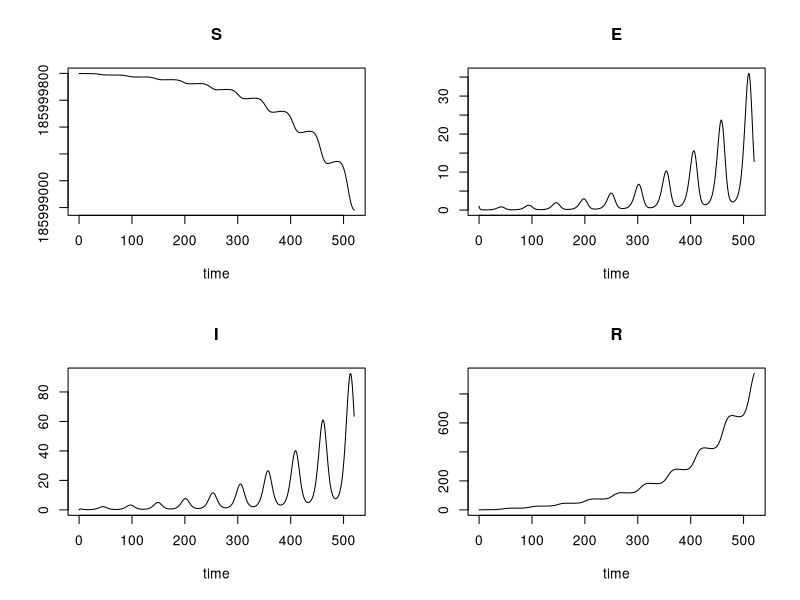
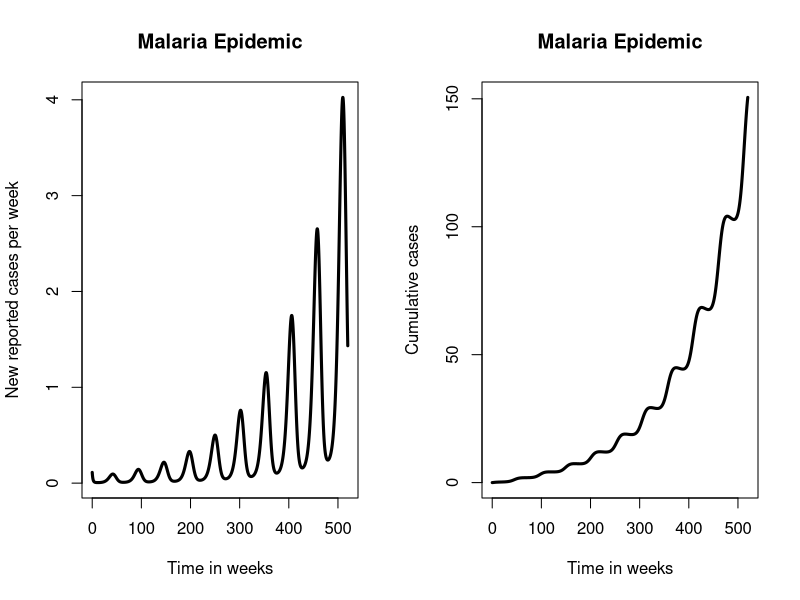

Recreate these plots in R, in order.
#MALARIA MODEL R CODE 18 MARCH 2018
version # version.string R version 3.4.2 (2017-09-28) #nickname       Short Summer

# 1. BASIC MODEL

#CLEAR WORKSPACE
rm(list=ls())

#LOAD REQUIRED LIBRARIES
library(deSolve)
library(ggplot2)

#MODEL TIME PERIOD = 10 (in years)
period <- 520 #weeks
times <- seq(0, period, by = (1/7)) # in weeks, by 1 day intervals

#MODEL PARAMETERS
parameters <- c(mui=(1/(54*52)),  # birth rate (1/life expectancy)
                muo=(1/(54*52)),  # death rate (1/life expectancy)
                R0=1.1,              # basic reproduction number
                omega=(1/(5*52)),    # rate of loss of immunity = 1/(average duration of immunity)
                gamma=7/10,          # rate of movement from latent to infectious stage = 1/(average latent period)
                nui=35*7/1000,       # rate of recovery = 1/(average duration of infection)
                report=16/100,       # proportion of all infections that are reported
                amp=0.7,               # relative amplitude of seasonal forcing
                phi=30               # week of peak in seasonal forcing
)

# MODEL INITIAL CONDITIONS
initP<-186000000 # population size
initE<-1 # Exposed
initI<-0 # Infectious
initR<-0 # Recovered

#INITIAL SUSCEPTIBLE COMPARTMENT
initS<-initP-initE-initI-initR # Susceptible (non-immune)

#DEFINE THE MODEL COMPARTMENTS
state <- c(S = initS, E=initE, I = initI,R = initR)

# MODEL FUNCTION, TO SOLVE THE EQUATIONS
malaria<-function(t, state, parameters) 
{
  with(as.list(c(state, parameters)),
       {
         
         # DEFINE VARIABLES
         P <- (S+E+I+R)
         seas<-1+amp*cos(2*pi*(t-phi)/52)
         beta<-R0*(muo+nui)*(gamma+muo)/gamma
         lam <- beta*seas*I/P
         
         # RATE OF CHANGE
         dS <- mui*P-muo*S-lam*S+omega*R
         dE <- -muo*E+lam*S-gamma*E
         dI <- -muo*I+gamma*E-nui*I
         dR <- -muo*R+nui*I-omega*R
         
         # RETURN THE RATE OF CHANGE
         list(c(dS, dE, dI, dR))
       }
  ) 
  
}

#MODEL OUTPUT
# run the model
out <- ode(y = state, times = times, func = malaria, parms = parameters)
# a simple plot of the model output
plot(out)

# MORE MODEL OUTPUTS
# total population
pop<-out[,"S"]+out[,"E"]+out[,"I"]+out[,"R"]
# weekly incidence
inc <- parameters["report"]*parameters["gamma"]*out[,"E"]

time <-out[,"time"]



# make a new panel  # label the axes 
par(mfrow=c(1,2))
plot(time,inc,type='l',lwd=3,main = "Malaria Epidemic",xlab = "Time in weeks",ylab="New reported cases per week")

# plot cumulative reports
cumulativereports<- parameters["report"]*out[,"R"]
plot(time,cumulativereports,type='l',lwd=3,main = "Malaria Epidemic",xlab = "Time in weeks",ylab="Cumulative cases") 
